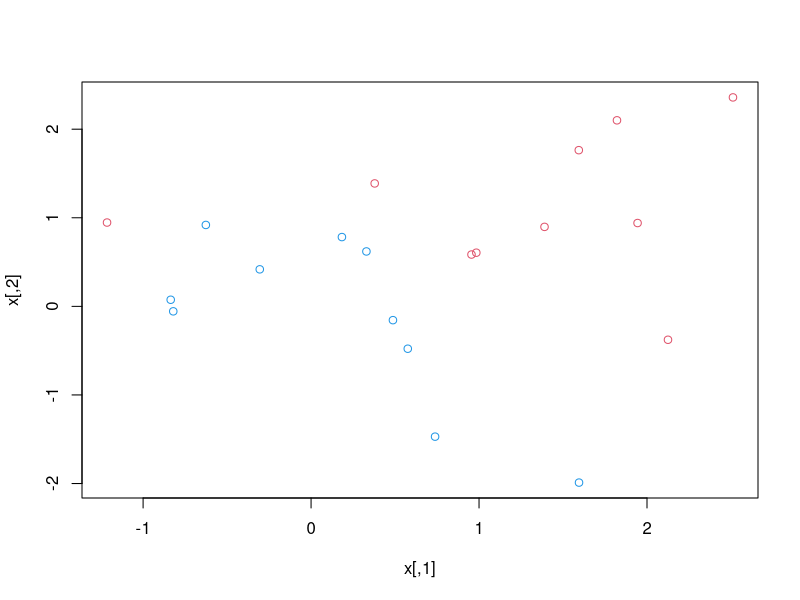
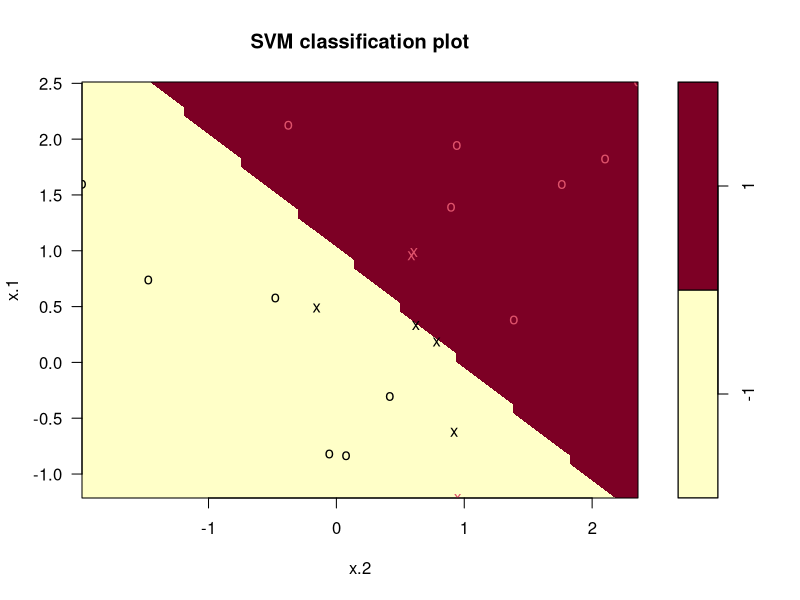
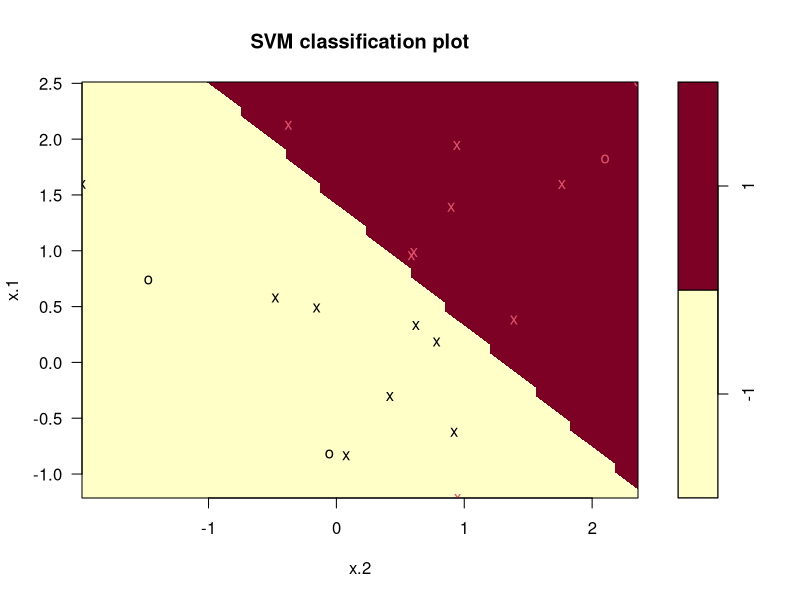
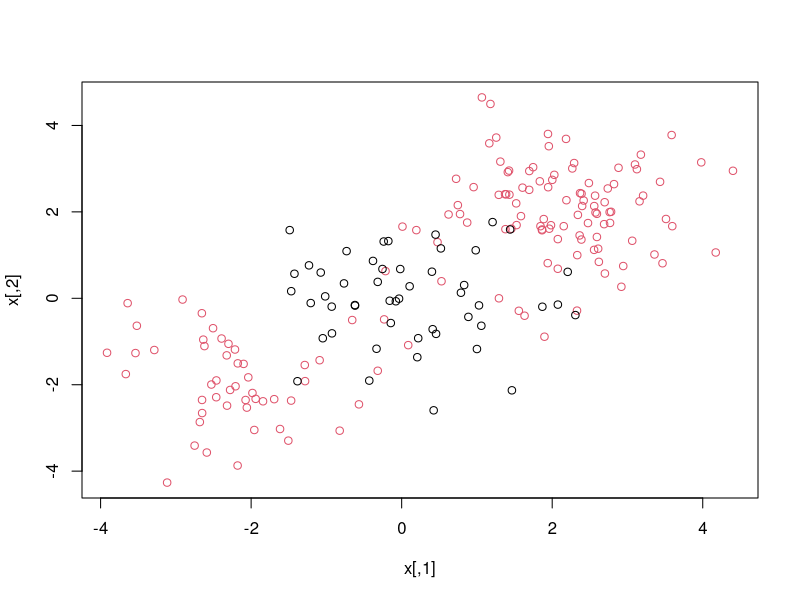
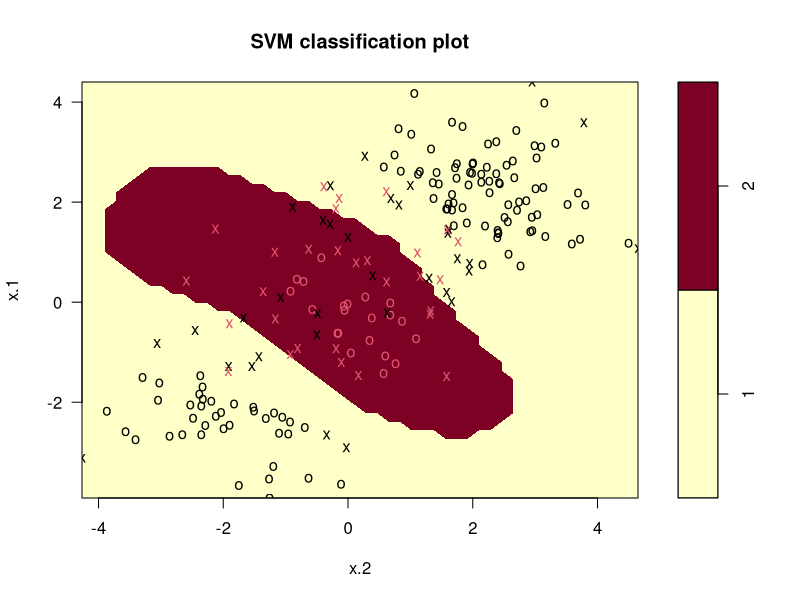
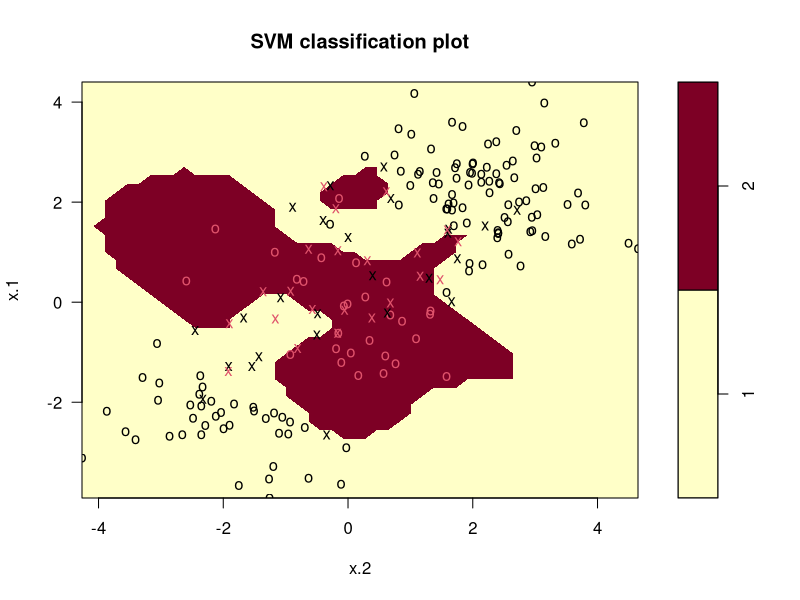
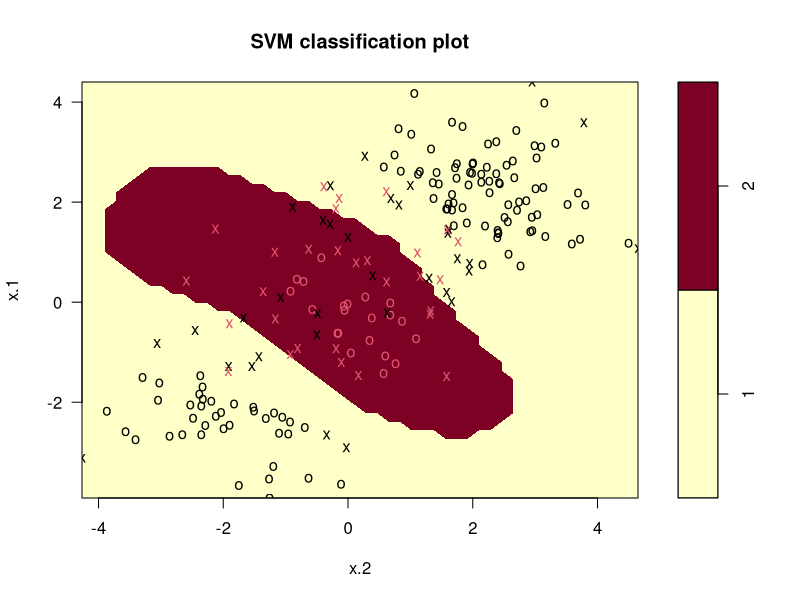

Here is the R script that generated these plots, in order:
#install.packages('e1071')
library(e1071)

#This example follows the lab from ISL 9.6.1

#Generate a simple example for our linear kernel to fit
set.seed(1)
x=matrix(rnorm(20*2),ncol=2)
y = c(rep(-1,10),rep(1,10))
x[y==1,]=x[y==1,]+1

#Plot the example
plot(x,col=(3-y))
#Put it in a data frame to pass to the svm function
dat=data.frame(x=x,y=as.factor(y))

#Fit the svm with a linear fit and a cost of 10
#Remember, the cost in this function is the reverse of the C in class
#Big C here means small margin
svmfit=svm(y~.,data=dat,kernel='linear',cost=10,scale=FALSE)
plot(svmfit,dat)
summary(svmfit)

#Let's fit and visualize a plot of the svm
svmfit=svm(y~.,data=dat,kernel='linear',cost=.1,scale=FALSE)
plot(svmfit,dat)
#See what happened to the margin?


#Now follows lab from ISL 9.6.2

#Let's generate a trickier example for the radial kernel
set.seed(1)
x=matrix(rnorm(200*2),ncol=2)
x[1:100,]=x[1:100,]+2
x[101:150,]=x[101:150,]-2
y = c(rep(1,150),rep(2,50))
dat=data.frame(x=x,y=as.factor(y))

#and plot the example
plot(x,col=(3-y))


#Fit with radial kernel
svmfit=svm(y~.,data=dat,kernel='radial',gamma=1,cost=1)
plot(svmfit,dat)
summary(svmfit)

#Higher cost gives tighter margins...do we want this?
svmfit=svm(y~.,data=dat,kernel='radial',gamma=1,cost=1e5)
plot(svmfit,dat)
summary(svmfit)

#We can tune by cross-validation
#The cross validation takes a list of parameter values to try.  The rest of the parameters are fixed in the main function call
tune.out = tune(svm, y~., data=dat,kernel='radial',ranges=list(cost=c(.1,1,10,100,1000),gamma=c(.5,1,2,3,4)))
summary(tune.out)
#tune.out$best.model corresponds to the best model found according to cross-validated error.  We can plot it.
plot(tune.out$best.model,dat)
